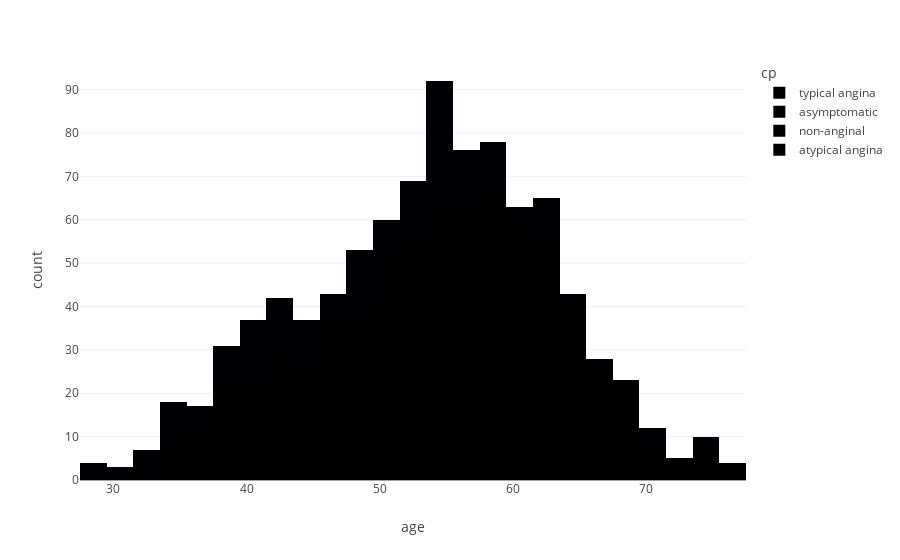

Notebook source saved alongside this figure:
### Code cell
fig= px.histogram(data_frame=df, x='age', color='cp')
fig.show()

### Figure 1 — Plotly figure (JSON) as saved in the notebook; plotly's stock layout.template omitted (floating-point values rounded to 4 significant figures; data arrays with more than 128 entries replaced by an {"elided": "..."} marker saying what was removed)
{"data": [{"alignmentgroup": "True", "bingroup": "x", "hovertemplate": "cp=typical angina<br>age=%{x}<br>count=%{y}<extra></extra>", "legendgroup": "typical angina", "marker": {"color": "#000001", "pattern": {"shape": ""}}, "name": "typical angina", "offsetgroup": "typical angina", "orientation": "v", "showlegend": true, "type": "histogram", "x": [63, 64, 58, 66, 69, 40, 51, 34, 52, 65, 59, 52, 42, 59, 69, 59, 38, 56, 61, 60, 59, 64, 45, 30, 35, 43, 47, 54, 57, 62, 34, 43, 46, 55, 32, 62, 62, 67, 67, 65, 49, 62, 61, 68, 74, 62], "xaxis": "x", "yaxis": "y"}, {"alignmentgroup": "True", "bingroup": "x", "hovertemplate": "cp=asymptomatic<br>age=%{x}<br>count=%{y}<extra></extra>", "legendgroup": "asymptomatic", "marker": {"color": "#000002", "pattern": {"shape": ""}}, "name": "asymptomatic", "offsetgroup": "asymptomatic", "orientation": "v", "showlegend": true, "type": "histogram", "x": {"elided": "496 int values"}, "xaxis": "x", "yaxis": "y"}, {"alignmentgroup": "True", "bingroup": "x", "hovertemplate": "cp=non-anginal<br>age=%{x}<br>count=%{y}<extra></extra>", "legendgroup": "non-anginal", "marker": {"color": "#000003", "pattern": {"shape": ""}}, "name": "non-anginal", "offsetgroup": "non-anginal", "orientation": "v", "showlegend": true, "type": "histogram", "x": {"elided": "204 int values"}, "xaxis": "x", "yaxis": "y"}, {"alignmentgroup": "True", "bingroup": "x", "hovertemplate": "cp=atypical angina<br>age=%{x}<br>count=%{y}<extra></extra>", "legendgroup": "atypical angina", "marker": {"color": "#000004", "pattern": {"shape": ""}}, "name": "atypical angina", "offsetgroup": "atypical angina", "orientation": "v", "showlegend": true, "type": "histogram", "x": {"elided": "174 int values"}, "xaxis": "x", "yaxis": "y"}], "layout": {"barmode": "relative", "legend": {"title": {"text": "cp"}, "tracegroupgap": 0}, "margin": {"t": 60}, "xaxis": {"anchor": "y", "domain": [0, 1], "title": {"text": "age"}}, "yaxis": {"anchor": "x", "domain": [0, 1], "title": {"text": "count"}}}}
